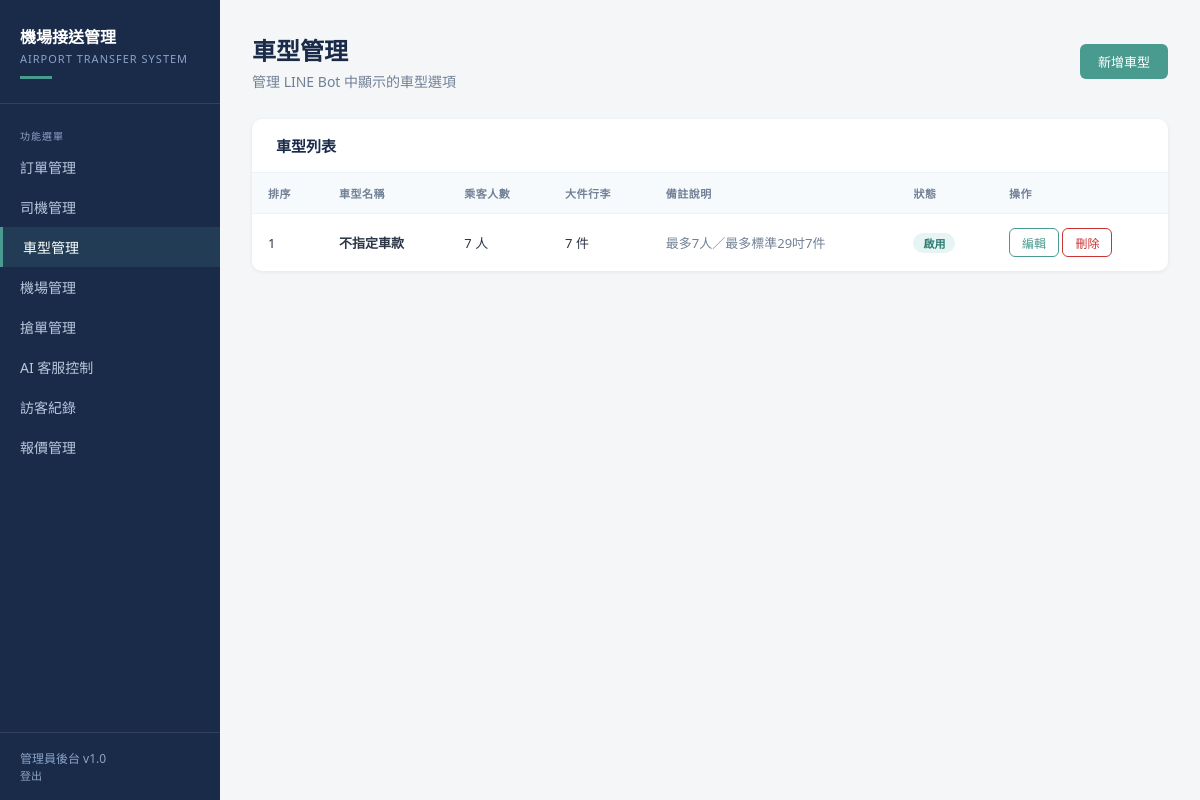
The page /admin/vehicles (signed in) on the database its author committed.
### database.py (models this page shows)
class VehicleType(db.Model):
    __tablename__ = 'vehicle_types'
    id = db.Column(db.Integer, primary_key=True)
    name = db.Column(db.String(50), nullable=False)        # 顯示名稱，例如：標準國產四座轎車
    capacity = db.Column(db.Integer, default=4)            # 最大乘客人數
    luggage_capacity = db.Column(db.Integer, default=2)    # 大件行李數
    note = db.Column(db.String(100), default='')           # 備註說明
    sort_order = db.Column(db.Integer, default=0)          # 排序
    active = db.Column(db.Boolean, default=True)
    created_at = db.Column(db.DateTime, default=lambda: datetime.utcnow() + timedelta(hours=8))

### app.py (the view)
@app.route('/admin/vehicles')
@admin_required
def admin_vehicles():
    vehicles = VehicleType.query.order_by(VehicleType.sort_order).all()
    return render_template('admin/vehicles.html', vehicles=vehicles)

### app.py (called while the page is built)
def admin_required(f):
    @wraps(f)
    def decorated(*args, **kwargs):
        if not flask_session.get('admin_logged_in'):
            return redirect(url_for('admin_login', next=request.url))
        return f(*args, **kwargs)
    return decorated

### templates/admin/vehicles.html (shortened to what this page needs)
<!DOCTYPE html>
<html lang="zh-TW">
<head>
</head>
<body>
<div class="sidebar">
  <div class="sidebar-header">
    <div class="sidebar-title">機場接送管理</div>
    <div class="sidebar-sub">AIRPORT TRANSFER SYSTEM</div>
    <div class="sidebar-accent"></div>
  </div>
  <nav class="sidebar-nav">
    <div class="nav-label">功能選單</div>
    <a href="/admin" class="nav-item">訂單管理</a>
    <a href="/admin/drivers" class="nav-item">司機管理</a>
    <a href="/admin/vehicles" class="nav-item active">車型管理</a>
    <a href="/admin/airports" class="nav-item">機場管理</a>
    <a href="/admin/dispatch" class="nav-item">搶單管理</a>
    <a href="/admin/ai" class="nav-item">AI 客服控制</a>
    <a href="/admin/visitors" class="nav-item">訪客紀錄</a>
    <a href="/admin/pricing" class="nav-item">報價管理</a>
  </nav>
  <div class="sidebar-footer">管理員後台 v1.0<br><a href="/admin/logout" style="color:#8BA3C7;font-size:11px;text-decoration:none;">登出</a></div>
</div>
<main class="main">
  <div class="page-header">
    <div>
      <div class="page-title">車型管理</div>
      <div class="page-sub">管理 LINE Bot 中顯示的車型選項</div>
    </div>
    <button class="btn btn-primary" onclick="document.getElementById('addModal').classList.add('show')">新增車型</button>
  </div>
  <div class="card">
    <div class="card-header"><div class="card-title">車型列表</div></div>
    {% if vehicles %}
    <table>
      <thead>
        <tr>
          <th>排序</th>
          <th>車型名稱</th>
          <th>乘客人數</th>
          <th>大件行李</th>
          <th>備註說明</th>
          <th>狀態</th>
          <th>操作</th>
        </tr>
      </thead>
      <tbody>
        {% for v in vehicles %}
        <tr>
          <td>{{ v.sort_order }}</td>
          <td><strong>{{ v.name }}</strong></td>
          <td>{{ v.capacity }} 人</td>
          <td>{{ v.luggage_capacity }} 件</td>
          <td style="color:#718096">{{ v.note or '—' }}</td>
          <td><span class="{{ 'badge-active' if v.active else 'badge-inactive' }}">{{ '啟用' if v.active else '停用' }}</span></td>
          <td>
            <button class="btn btn-outline edit-btn"
              data-id="{{ v.id }}"
              data-name="{{ v.name | e }}"
              data-capacity="{{ v.capacity }}"
              data-luggage="{{ v.luggage_capacity }}"
              data-note="{{ v.note | e }}"
              data-sort="{{ v.sort_order }}"
              data-active="{{ '1' if v.active else '0' }}">編輯</button>
            <form method="POST" action="/admin/vehicles/{{ v.id }}/delete" style="display:inline;"
              onsubmit="return confirm('確定刪除此車型？')">
              <button type="submit" class="btn btn-danger">刪除</button>
            </form>
          </td>
        </tr>
        {% endfor %}
      </tbody>
    </table>
    {% else %}
    <div class="card-body" style="text-align:center;color:#A0AEC0;padding:60px;">尚未新增車型</div>
    {% endif %}
  </div>
</main>
</body>
</html>

### templates/admin/vehicles.html (style rules this page uses)
*, *::before, *::after { box-sizing: border-box; margin: 0; padding: 0; }
body { font-family: 'Segoe UI', 'PingFang TC', 'Microsoft JhengHei', sans-serif; background: #F4F6F8; color: #2D3748; }
.sidebar { position: fixed; top: 0; left: 0; width: 220px; height: 100vh; background: #1A2B4A; display: flex; flex-direction: column; }
.sidebar-header { padding: 24px 20px; border-bottom: 1px solid rgba(255,255,255,0.1); }
.sidebar-title { color: #FFFFFF; font-size: 16px; font-weight: 700; }
.sidebar-sub { color: #8BA3C7; font-size: 11px; margin-top: 3px; letter-spacing: 1px; }
.sidebar-accent { width: 32px; height: 3px; background: #4A9B8F; margin-top: 10px; }
.sidebar-nav { padding: 16px 0; flex: 1; }
.nav-label { padding: 8px 20px 4px; font-size: 10px; color: #8BA3C7; letter-spacing: 1px; text-transform: uppercase; }
.nav-item { display: block; padding: 10px 20px; color: #B8C8DC; font-size: 14px; text-decoration: none; transition: all 0.2s; }
.nav-item:hover, .nav-item.active { background: rgba(74,155,143,0.15); color: #FFFFFF; border-left: 3px solid #4A9B8F; }
.sidebar-footer { padding: 16px 20px; border-top: 1px solid rgba(255,255,255,0.1); color: #8BA3C7; font-size: 12px; }
.main { margin-left: 220px; padding: 32px; min-height: 100vh; }
.page-header { display: flex; align-items: center; justify-content: space-between; margin-bottom: 28px; }
.page-title { font-size: 24px; font-weight: 700; color: #1A2B4A; }
.page-sub { color: #718096; font-size: 14px; margin-top: 4px; }
.card { background: #FFFFFF; border-radius: 10px; box-shadow: 0 1px 4px rgba(0,0,0,0.07); overflow: hidden; margin-bottom: 24px; }
.card-header { padding: 16px 24px; border-bottom: 1px solid #EDF2F7; }
.card-title { font-size: 15px; font-weight: 600; color: #1A2B4A; }
table { width: 100%; border-collapse: collapse; }
th { padding: 12px 16px; text-align: left; font-size: 11px; font-weight: 600; color: #718096; text-transform: uppercase; letter-spacing: 0.5px; background: #F7FAFC; border-bottom: 1px solid #EDF2F7; }
td { padding: 14px 16px; font-size: 13px; color: #2D3748; border-bottom: 1px solid #EDF2F7; vertical-align: middle; }
tr:last-child td { border-bottom: none; }
.badge-active { display: inline-block; padding: 2px 10px; border-radius: 20px; font-size: 11px; font-weight: 600; background: #E6F5F3; color: #2C7A73; }
.btn { display: inline-block; padding: 8px 18px; border-radius: 6px; font-size: 13px; font-weight: 500; text-decoration: none; cursor: pointer; border: none; transition: all 0.2s; }
.btn-primary { background: #4A9B8F; color: #FFFFFF; }
.btn-outline { background: transparent; color: #4A9B8F; border: 1px solid #4A9B8F; font-size: 12px; padding: 5px 12px; }
.btn-danger { background: transparent; color: #CC3333; border: 1px solid #CC3333; font-size: 12px; padding: 5px 12px; }

### rows shown on the page
VehicleType: sort_order "1", name "不指定車款", capacity "7", luggage_capacity "7", note "最多7人／最多標準29吋7件", active "啟用"
